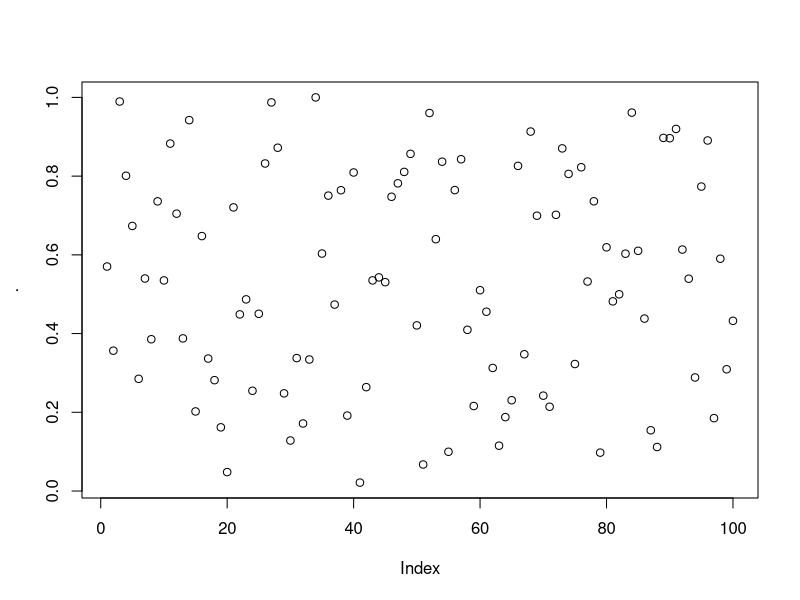

Write the R code that produced this figure. (Note: this script raises an error after producing the figure.)
## ---- chunk 1
knitr::opts_chunk$set(warning = FALSE, message = FALSE, out.width = "100%", out.height = "110%")

library(tidyverse)
library(magrittr)
## ---- chunk 2
randomize <- function(f) {
    f(runif(1e3))
}

randomize(mean)

randomize(sum)
## ---- chunk 3
library(purrr)
## ---- chunk 4
triple <- function(x) x * 3

map(1:3, triple)
## ---- chunk 5
simple_map <- function(x, f, ...) {
    out <- vector("list", length(x))

    for (i in seq_along(x)) {
        out[[i]] <- f(x[[i]], ...)
    }
    out
}

simple_map(1:3, triple)
## ---- chunk 6
map_dbl(mtcars, ~ length(unique(.x)))
## ---- chunk 7
as_mapper(~ length(unique(.x)))
## ---- chunk 8
x <- map(1:3, ~ runif(2))
str(x)
## ---- chunk 9
x <- list(
    list(-1, x = 1, y = c(2), z = "a"),
    list(-2, x = 4, y = c(5, 6), z = "b"),
    list(-3, x = 8, y = c(9, 10, 11))
)

x

# select by name 
map_dbl(x, "x")

# or by position
map_dbl(x, 1)

# or by both
map_dbl(x, list("y", 1))

# error is a component doesn't exist
# map_chr(x, "z")

# unless supplied with a default value
map_chr(x, "z", .default = NA)
## ---- chunk 10
x <- list(1:5, c(1:10, NA))

map_dbl(x, ~ mean(.x, na.rm = TRUE))
## ---- chunk 11
map_dbl(x, mean, na.rm = TRUE)
## ---- chunk 12
plus <- function(x, y) x + y

x <- c(0, 0, 0, 0)

map_dbl(x, plus, runif(1))

map_dbl(x, ~ plus(.x, runif(1)))
## ---- chunk 13
trims <- c(0, 0.1, 0.2, 0.5)

x <- rcauchy(1000)
## ---- chunk 14
map_dbl(trims, ~ mean(x, trim = .x))

map_dbl(trims, function(trim) mean(x, trim = trim))
## ---- chunk 15
mtcars %>% map_dfc(sd)

# double check
mtcars$mpg %>% sd()
## ---- chunk 16
mtcars %>% dplyr::select_if(is.numeric) %>% map_dfc(sd)
## ---- chunk 17
iris %>% select_if(is.factor) %>% map(levels)

gss_cat %>% select_if(is.factor) %>% map(levels)
## ---- chunk 18
trials <- map(1:100, ~ t.test(rpois(10, 10), rpois(7, 10)))

trials %>% head()

trials %>% map(pluck, 3) %>% flatten_dbl() %>% plot()
## ---- chunk 19
x <- list(
    list(1, c(3, 9)),
    list(c(3, 6), 7, c(4, 7, 6))
)

triple <- function(x) x * 3

map_depth(x, .depth = 3, .f = triple)
## ---- chunk 20
formulas <- list(
    mpg ~ disp,
    mpg ~ I(1 / disp),
    mpg ~ disp + wt,
    mpg ~ I(1 / disp) + wt
)

map(formulas, ~ lm(data = mtcars, formula = .x))
## ---- chunk 21
bootstrap <- function(df) {
    df[sample(nrow(df), replace = TRUE), , drop = FALSE]
}

bootstraps <- map(1:10, ~ bootstrap(mtcars))

bootstraps %>%
    map(., ~ lm(data = .x, formula = mpg ~ disp) %>% summary) %>%
    map(pluck(8))
## ---- chunk 22
# break the data down into groups defined by the number of cylinders
by_cyl <- split(mtcars, mtcars$cyl)
## ---- chunk 23
by_cyl %>%
    map( ~ lm(mpg ~ wt, data = .x)) %>%
    map(coef) %>%
    map_dbl(2)
## ---- chunk 24
df <- data.frame(
    x = 1:3,
    y = 6:4
)

map(df, ~ .x * 2)
## ---- chunk 25
modify(df, ~ .x * 2)
## ---- chunk 26
simple_modify <- function(x, f, ...) {
    for (i in seq_along(x)) {
        x[[i]] <- f(x[[i]], ...)
    }
    x
}
## ---- chunk 27
xs <- map(1:8, ~ runif(10))

xs[[1]][[1]] <- NA

ws <- map(1:8, ~ rpois(10, 5) + 1)
## ---- chunk 28
map_dbl(xs, mean)

# passing ws doesn't work because args after .f aren't transformed
# map_dbl(xs, weighted.mean, ws)

map2_dbl(xs, ws, weighted.mean)
## ---- chunk 29
simple_map2 <- function(x, y, f, ...) {
    out <- vector("list", length(x))
    for (i in seq_along(x)) {
        out[[i]] <- f(x[[i]], y[[i]], ...)
    }
    out
}
## ---- chunk 30
names <- c("Laplace", "Markov", "Kolmogorov")

welcome <- function(name) {
    message <- glue::glue("Welcome, {name}\n")
    print(message)
}

walk(names, welcome)
## ---- chunk 31
temp <- tempfile()
dir.create(temp)

cyls <- split(mtcars, mtcars$cyl)
paths <- file.path(temp, paste0("cyl-", names(cyls), ".csv"))

walk2(cyls, paths, write.csv)

dir(temp)
## ---- chunk 32
imap_chr(iris, ~ paste0("The first value of ", .y, " is ", .x[[1]]))
## ---- chunk 33
x <- map(1:6, ~ sample(1000, 10))

x

imap_chr(x, ~ paste0("The highest value of ", .y, " is ", max(.x)))
## ---- chunk 34
pmap_dbl(list(xs, ws), weighted.mean)
## ---- chunk 35
trims <- c(0, 0.1, 0.2, 0.5)
x <- rcauchy(1000)

pmap_dbl(list(trim = trims), mean, x = x)
## ---- chunk 36
params <- tibble::tribble(
                      ~ n, ~ min, ~ max,
                      1L, 0, 1,
                      2L, 10, 100,
                      3L, 100, 1000
                  )

pmap(params, runif)
## ---- chunk 37
# regular
mtcars

# modified
modify(mtcars, 1)
## ---- chunk 38
# original
temp2 <- tempfile()
dir.create(temp2)

cyls <- split(mtcars, mtcars$cyl)

paths <- file.path(temp2, paste0("cyl-", names(cyls), ".csv"))

# answer 

cyls %>% set_names(file.path(temp2, paste0("cyl-", names(.), ".csv"))) %>%
    imap(write.csv)

dir(temp2)
## ---- chunk 39
# generate sample data
l <- map(1:4, ~ sample(1:10, 15, replace = T))

str(l)
## ---- chunk 40
out <- l[[1]]

out %<>% intersect(l[[2]]) %>% intersect(l[[3]]) %>% intersect(l[[4]])
## ---- chunk 41
reduce(l, intersect)
## ---- chunk 42
reduce(l, union)
## ---- chunk 43
simple_reduce <- function(x, f) {
    out <- x[[1]]

    for (i in seq(2, length(x))) {
        out <- f(out, x[[i]])
    }
    out
}

simple_reduce(l, intersect)
## ---- chunk 44
accumulate(l, intersect)
## ---- chunk 45
x <- c(4, 3, 10)

reduce(x, `+`)

accumulate(x, `+`)
## ---- chunk 46
reduce(1, `+`)
## ---- chunk 47
reduce("a", `+`)
## ---- chunk 48
reduce(integer(), `+`)
## ---- chunk 49
reduce(integer(), `+`, .init = 0)
## ---- chunk 50
# reduce2() takes a ternary function and a second vector that is
# one element smaller than the first vector:
paste2 <- function(x, y, sep = ".") paste(x, y, sep = sep)

letters[1:4] %>% reduce(paste2)

letters[1:4] %>% reduce2(c("-", ".", "-"), paste2)
     

x <- list(c(0, 1), c(2, 3), c(4, 5))

y <- list(c(6, 7), c(8, 9))

reduce2(x, y, paste)     
## ---- chunk 51
# use functionals with a dataframe
df <- data.frame(x = 1:3, y = c("a", "b", "c"))

detect(df, is.factor)

detect_index(df, is.factor)

str(keep(df, is.factor))

str(discard(df, is.factor))
## ---- chunk 52
df <- data.frame(
    num1 = c(0, 10, 20),
    num2 = c(5, 6, 7),
    chr1 = c("a", "b", "c"),
    stringsAsFactors = FALSE
)

str(map_if(df, is.numeric, mean))

str(modify_if(df, is.numeric, mean))

str(map(keep(df, is.numeric), mean))
## ---- chunk 53
simple_reduce <- function(x, f) {
    out <- x[[1]]

    for (i in seq(2, length(x))) {
        out <- f(out, x[[i]])
    }
    out
}

simple_reduce(integer(), `+`)

simple_reduce <- function(x, f) {

    if (length(x) == 0 || length(x) == 1) {
        x
    } else {
    
        out <- x[[1]]
    
        for (i in seq(2, length(x))) {
            out <- f(out, x[[i]])
        }
        out
        } 
}
## ---- chunk 54
span_r <- function(x, f) {
    idx <- unname(map_lgl(x, ~ f(.x)))
    rle <- rle(idx)

    # check that predicate is never true
    if (!any(rle$values)) {
        return(integer())
    }

    # find length of longest run of TRUEs
    longest <- max(rle$lengths[rle$values])

    # find position of first longest run
    longest_idx <- which(rle$values & rle$lengths == longest)[1]

    # add up all lengths before the longest run
    out_start <- sum(rle$lengths[seq_len(longest_idx - 1)]) + 1L
    out_end <- out_start + rle$lengths[[longest_idx]] - 1L
    out_start:out_end 
}

span_r(iris, is.numeric)

span_r(iris, is.factor)

span_r(iris, is.character)
## ---- chunk 55
x

x %>% map(., ~ .x^2) %>% which.max

arg_max_r <- function(x, f) {
    out_index <- x %>% map(., ~ f(.x)) %>% which.max()
    x[[out_index]]
}

arg_m_r <- function(x, f, p = c("max", "min")) {
    if (p == "max"){
        p = which.max
    } else if (p == "min"){
        p = which.min
    } else {
        print("No p selected in min / max")
    }
    
    out_index <- x %>% map(., ~ f(.x)) %>% p
    x[[out_index]]
}

arg_m_r(-10:5, function(x) x^2, p = "max")
arg_m_r(-5:5, function(x) x^2, p = "max")

arg_m_r(-10:5, function(x) x^2, p = "min")
arg_m_r(-5:5, function(x) x^2, p = "min")
## ---- chunk 56
scale01 <- function(x) {
    rng <- range(x, na.rm = TRUE)
    (x - rng[1]) / (rng[2] - rng[1])
}

mtcars %>% modify(scale01)
mtcars %>% modify_if(is.numeric, scale01)

## ---- chunk 57
fixed_point <- function(func, initial_guess, tolerance = 1e-5, num_digits = 2) {

    close_enough <- function(v1, v2) {
        if (abs(v1 - v2) < tolerance) {
            return(TRUE)
        }
        return(FALSE)
    }

    try_guess <- function(guess) {
        next_guess <- func(guess)

        if (close_enough(guess, next_guess)) {
            return(round(next_guess, num_digits))
        } else {
            try_guess(next_guess)
        }
    }

    try_guess(initial_guess)
}
## ---- chunk 58
fixed_point(cos, 1)
cos(0.74)

fixed_point(function(y) {sin(y) + cos(y)}, 1)
(sin(1.26) + cos(1.26))
## ---- chunk 59
# does not converge
sqrt_fp <- function(x) {
    fixed_point(function(y) x / y, 1.0)
}

# average damping
sqrt_fp <- function(x, ...) {
    fixed_point(function(y) {mean(c(y, (x / y)))}, 1.0, ...)
}

sqrt_fp(15.9999, num_digits = 5)
## ---- chunk 60
fixed_point(function(x) {1 + (1/x)}, 1.5, num_digits = 5)
## ---- chunk 61
fixed_point <- function(func, initial_guess, tolerance = 1e-5, num_digits = 2) {

    guess_vector <- c()
    
    close_enough <- function(v1, v2) {
        if (abs(v1 - v2) < tolerance) {
            return(TRUE)
        }
        return(FALSE)
    }

    try_guess <- function(guess) {
        next_guess <- func(guess)

        if (close_enough(guess, next_guess)) {
            (guess_vector <<- append(guess_vector, next_guess))
        } else {
            guess_vector <<- append(guess_vector, next_guess) 
            try_guess(next_guess)
        }
    }

    try_guess(initial_guess)
}

fixed_point(cos, 1.0)

# without average damping 
fixed_point(function(x) log(1000) / log(x), 2.0)
## ---- chunk 62
cont_frac <- function(n, d, k) {
    frac <- 1
    if (k == 1){
        return(frac)
    } else {
        frac <- (n / (d + cont_frac(n, d, (k-1))))
    }
}

# converge to 1 / phi 
cont_frac(1, 1, 10) %>% as.double()

# check
phi <- 1.61803398875

goal <- 1 / phi

# create iterator
check_phi <- function(initial_k, precision = 5) {
    counter <- initial_k
    current <- cont_frac(1, 1, counter) %>% as.double()

    if (round(current, precision) == round(goal, precision)) {
        return(counter)
    } else {
        counter <- counter + 1
        check_phi(counter)
    }
}

check_phi(1)

cont_frac(1, 1, 12) %>% as.double() %>% round(5) == goal %>% round(5)
## ---- chunk 63
cont_frac

euler_e <- function(k) {
    cont_frac_e <- function(n, d, k) {
        frac <- 1
        initial_d <- -1

        if (k == 1){
            return(frac)
        } else {
            if (d %% 3 == 2){
                d <- initial_d + 2
                initial_d <- initial_d + 2
            } else {
                d <- 1
            }
            frac <- (n / (d + cont_frac_e(n, d, (k-1))))
        }
    }

    return(2 + cont_frac_e(1,1, k))
}

euler_e <- function(d, k){
    initial_d <- -1
    d <- d
    
    if (d %% 3 == 2){
        d <- initial_d + 2
        initial_d <- initial_d + 2
        euler_e(d, (k-1))
    } else {
        d <- 1
        cont_frac(1, d, k)
    }
}

euler_e(5, 100) %>% as.double()

## ---- chunk 64
tan_cf <- function(x, k) {
    while (i < k){
        if (k == 1){
            return(x / overall)
        } else {
            i <- i + 1
            overall <- x / cont_frac(x^2, (d + 2), (i))
        }
    }}

tan(1)
